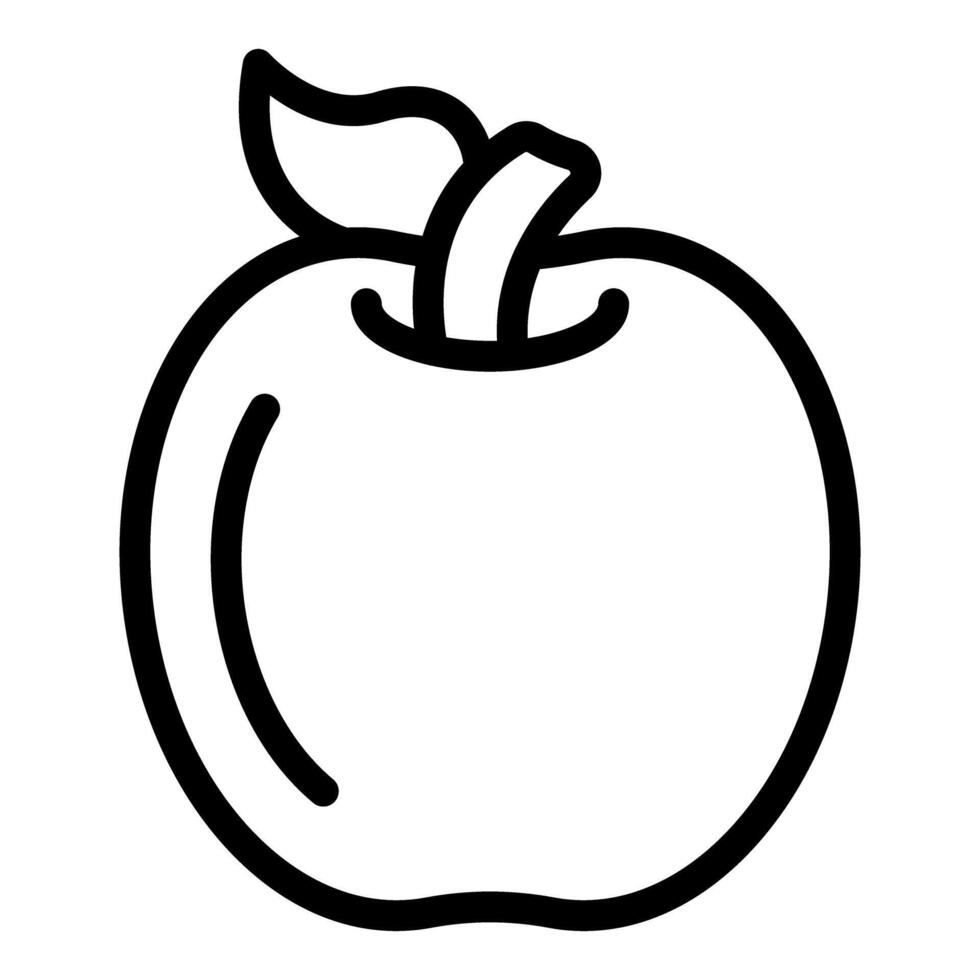
#> input picture maca.jpg, 980 x 980 px
$ python conversor.py
#> lines starting #> are read from the running program, lines starting #| are printed output that depends on the picture
import sys
from PIL import Image

def converter_imagem(input_path, output_path="maca.bmp"):
#> called with input_path = 'maca.jpg', output_path = 'maca.bmp'
    try:
        # 1. Abre a imagem original
        with Image.open(input_path) as img:
#> img is the input picture: PIL image 980x980 L; min 0, max 255, mean 223.5
            print(f"Imagem original: {img.format}, Tamanho: {img.size}, Modo: {img.mode}")
#| Imagem original: JPEG, Tamanho: (980, 980), Modo: L

            # 2. Redimensiona para 320x240 (ignorando proporção para caber exato na tela)
            # Se quiser manter a proporção e cortar, a lógica seria diferente.
            # Aqui forçamos o tamanho exato que a FPGA espera.
            img_resized = img.resize((320, 240), Image.Resampling.LANCZOS)
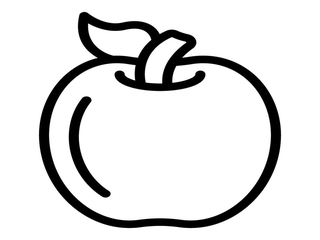
#> img_resized: PIL image 320x240 L; min 0, max 255, mean 223.5

            # 3. Converte para Escala de Cinza (8 bits por pixel)
            # O modo 'L' (Luminância) gera pixels de 0-255 (8 bits), compatível com seu código C
            img_gray = img_resized.convert('L')

            # 4. Salva como BMP
            img_gray.save(output_path, format="BMP")

            print(f"✅ Sucesso! Imagem salva em: {output_path}")
            print(f"   Nova resolução: {img_gray.size}")
#|    Nova resolução: (320, 240)
            print(f"   Novo modo: {img_gray.mode} (8-bit grayscale)")
#|    Novo modo: L (8-bit grayscale)

    except FileNotFoundError:
        print(f"❌ Erro: O arquivo '{input_path}' não foi encontrado.")
    except Exception as e:
        print(f"❌ Erro inesperado: {e}")

if __name__ == "__main__":
    nome_arquivo = "maca.jpg"
    converter_imagem(nome_arquivo)
